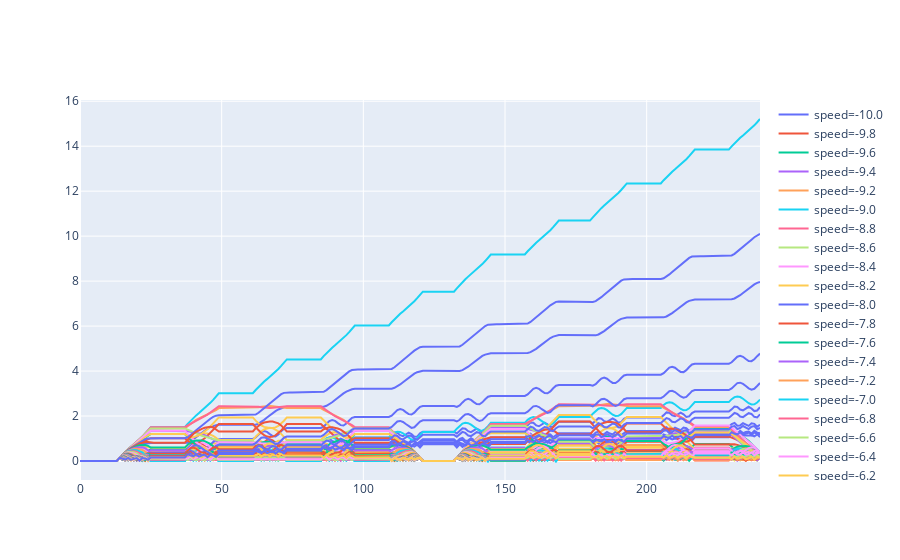

Notebook source saved alongside this figure:
### Code cell
dists_2d = np.linalg.norm(plants[:,:,0:2], axis=2)
data_3d_dists = [
    go.Scatter(
        # x=,
        y=dists_2d[i,:],
        name=f"speed={np.round(speed[i],1)}"
    ) for i in range(len(speed))
]
fig_2d_dists = go.Figure(data_3d_dists)
fig_2d_dists.show()

### Figure 1 — Plotly figure (JSON) as saved in the notebook; plotly's stock layout.template omitted (floating-point values rounded to 4 significant figures; data arrays with more than 128 entries replaced by an {"elided": "..."} marker saying what was removed)
{"data": [{"name": "speed=-10.0", "type": "scatter", "y": {"elided": "241 float values"}}, {"name": "speed=-9.8", "type": "scatter", "y": {"elided": "241 float values"}}, {"name": "speed=-9.6", "type": "scatter", "y": {"elided": "241 float values"}}, {"name": "speed=-9.4", "type": "scatter", "y": {"elided": "241 float values"}}, {"name": "speed=-9.2", "type": "scatter", "y": {"elided": "241 float values"}}, {"name": "speed=-9.0", "type": "scatter", "y": {"elided": "241 float values"}}, {"name": "speed=-8.8", "type": "scatter", "y": {"elided": "241 float values"}}, {"name": "speed=-8.6", "type": "scatter", "y": {"elided": "241 float values"}}, {"name": "speed=-8.4", "type": "scatter", "y": {"elided": "241 float values"}}, {"name": "speed=-8.2", "type": "scatter", "y": {"elided": "241 float values"}}, {"name": "speed=-8.0", "type": "scatter", "y": {"elided": "241 float values"}}, {"name": "speed=-7.8", "type": "scatter", "y": {"elided": "241 float values"}}, {"name": "speed=-7.6", "type": "scatter", "y": {"elided": "241 float values"}}, {"name": "speed=-7.4", "type": "scatter", "y": {"elided": "241 float values"}}, {"name": "speed=-7.2", "type": "scatter", "y": {"elided": "241 float values"}}, {"name": "speed=-7.0", "type": "scatter", "y": {"elided": "241 float values"}}, {"name": "speed=-6.8", "type": "scatter", "y": {"elided": "241 float values"}}, {"name": "speed=-6.6", "type": "scatter", "y": {"elided": "241 float values"}}, {"name": "speed=-6.4", "type": "scatter", "y": {"elided": "241 float values"}}, {"name": "speed=-6.2", "type": "scatter", "y": {"elided": "241 float values"}}, {"name": "speed=-6.0", "type": "scatter", "y": {"elided": "241 float values"}}, {"name": "speed=-5.8", "type": "scatter", "y": {"elided": "241 float values"}}, {"name": "speed=-5.6", "type": "scatter", "y": {"elided": "241 float values"}}, {"name": "speed=-5.4", "type": "scatter", "y": {"elided": "241 float values"}}, {"name": "speed=-5.2", "type": "scatter", "y": {"elided": "241 float values"}}, {"name": "speed=-5.0", "type": "scatter", "y": {"elided": "241 float values"}}, {"name": "speed=-4.8", "type": "scatter", "y": {"elided": "241 float values"}}, {"name": "speed=-4.6", "type": "scatter", "y": {"elided": "241 float values"}}, {"name": "speed=-4.4", "type": "scatter", "y": {"elided": "241 float values"}}, {"name": "speed=-4.2", "type": "scatter", "y": {"elided": "241 float values"}}, {"name": "speed=-4.0", "type": "scatter", "y": {"elided": "241 float values"}}, {"name": "speed=-3.8", "type": "scatter", "y": {"elided": "241 float values"}}, {"name": "speed=-3.6", "type": "scatter", "y": {"elided": "241 float values"}}, {"name": "speed=-3.4", "type": "scatter", "y": {"elided": "241 float values"}}, {"name": "speed=-3.2", "type": "scatter", "y": {"elided": "241 float values"}}, {"name": "speed=-3.0", "type": "scatter", "y": {"elided": "241 float values"}}, {"name": "speed=-2.8", "type": "scatter", "y": {"elided": "241 float values"}}, {"name": "speed=-2.6", "type": "scatter", "y": {"elided": "241 float values"}}, {"name": "speed=-2.4", "type": "scatter", "y": {"elided": "241 float values"}}, {"name": "speed=-2.2", "type": "scatter", "y": {"elided": "241 float values"}}, {"name": "speed=-2.0", "type": "scatter", "y": {"elided": "241 float values"}}, {"name": "speed=-1.8", "type": "scatter", "y": {"elided": "241 float values"}}, {"name": "speed=-1.6", "type": "scatter", "y": {"elided": "241 float values"}}, {"name": "speed=-1.4", "type": "scatter", "y": {"elided": "241 float values"}}, {"name": "speed=-1.2", "type": "scatter", "y": {"elided": "241 float values"}}, {"name": "speed=-1.0", "type": "scatter", "y": {"elided": "241 float values"}}, {"name": "speed=-0.8", "type": "scatter", "y": {"elided": "241 float values"}}, {"name": "speed=-0.6", "type": "scatter", "y": {"elided": "241 float values"}}, {"name": "speed=-0.4", "type": "scatter", "y": {"elided": "241 float values"}}, {"name": "speed=-0.2", "type": "scatter", "y": {"elided": "241 float values"}}, {"name": "speed=-0.0", "type": "scatter", "y": {"elided": "241 float values"}}, {"name": "speed=0.2", "type": "scatter", "y": {"elided": "241 float values"}}, {"name": "speed=0.4", "type": "scatter", "y": {"elided": "241 float values"}}, {"name": "speed=0.6", "type": "scatter", "y": {"elided": "241 float values"}}, {"name": "speed=0.8", "type": "scatter", "y": {"elided": "241 float values"}}, {"name": "speed=1.0", "type": "scatter", "y": {"elided": "241 float values"}}, {"name": "speed=1.2", "type": "scatter", "y": {"elided": "241 float values"}}, {"name": "speed=1.4", "type": "scatter", "y": {"elided": "241 float values"}}, {"name": "speed=1.6", "type": "scatter", "y": {"elided": "241 float values"}}, {"name": "speed=1.8", "type": "scatter", "y": {"elided": "241 float values"}}, {"name": "speed=2.0", "type": "scatter", "y": {"elided": "241 float values"}}, {"name": "speed=2.2", "type": "scatter", "y": {"elided": "241 float values"}}, {"name": "speed=2.4", "type": "scatter", "y": {"elided": "241 float values"}}, {"name": "speed=2.6", "type": "scatter", "y": {"elided": "241 float values"}}, {"name": "speed=2.8", "type": "scatter", "y": {"elided": "241 float values"}}, {"name": "speed=3.0", "type": "scatter", "y": {"elided": "241 float values"}}, {"name": "speed=3.2", "type": "scatter", "y": {"elided": "241 float values"}}, {"name": "speed=3.4", "type": "scatter", "y": {"elided": "241 float values"}}, {"name": "speed=3.6", "type": "scatter", "y": {"elided": "241 float values"}}, {"name": "speed=3.8", "type": "scatter", "y": {"elided": "241 float values"}}, {"name": "speed=4.0", "type": "scatter", "y": {"elided": "241 float values"}}, {"name": "speed=4.2", "type": "scatter", "y": {"elided": "241 float values"}}, {"name": "speed=4.4", "type": "scatter", "y": {"elided": "241 float values"}}, {"name": "speed=4.6", "type": "scatter", "y": {"elided": "241 float values"}}, {"name": "speed=4.8", "type": "scatter", "y": {"elided": "241 float values"}}, {"name": "speed=5.0", "type": "scatter", "y": {"elided": "241 float values"}}, {"name": "speed=5.2", "type": "scatter", "y": {"elided": "241 float values"}}, {"name": "speed=5.4", "type": "scatter", "y": {"elided": "241 float values"}}, {"name": "speed=5.6", "type": "scatter", "y": {"elided": "241 float values"}}, {"name": "speed=5.8", "type": "scatter", "y": {"elided": "241 float values"}}, {"name": "speed=6.0", "type": "scatter", "y": {"elided": "241 float values"}}, {"name": "speed=6.2", "type": "scatter", "y": {"elided": "241 float values"}}, {"name": "speed=6.4", "type": "scatter", "y": {"elided": "241 float values"}}, {"name": "speed=6.6", "type": "scatter", "y": {"elided": "241 float values"}}, {"name": "speed=6.8", "type": "scatter", "y": {"elided": "241 float values"}}, {"name": "speed=7.0", "type": "scatter", "y": {"elided": "241 float values"}}, {"name": "speed=7.2", "type": "scatter", "y": {"elided": "241 float values"}}, {"name": "speed=7.4", "type": "scatter", "y": {"elided": "241 float values"}}, {"name": "speed=7.6", "type": "scatter", "y": {"elided": "241 float values"}}, {"name": "speed=7.8", "type": "scatter", "y": {"elided": "241 float values"}}, {"name": "speed=8.0", "type": "scatter", "y": {"elided": "241 float values"}}, {"name": "speed=8.2", "type": "scatter", "y": {"elided": "241 float values"}}, {"name": "speed=8.4", "type": "scatter", "y": {"elided": "241 float values"}}, {"name": "speed=8.6", "type": "scatter", "y": {"elided": "241 float values"}}, {"name": "speed=8.8", "type": "scatter", "y": {"elided": "241 float values"}}, {"name": "speed=9.0", "type": "scatter", "y": {"elided": "241 float values"}}, {"name": "speed=9.2", "type": "scatter", "y": {"elided": "241 float values"}}, {"name": "speed=9.4", "type": "scatter", "y": {"elided": "241 float values"}}, {"name": "speed=9.6", "type": "scatter", "y": {"elided": "241 float values"}}, {"name": "speed=9.8", "type": "scatter", "y": {"elided": "241 float values"}}, {"name": "speed=10.0", "type": "scatter", "y": {"elided": "241 float values"}}], "layout": {}}
